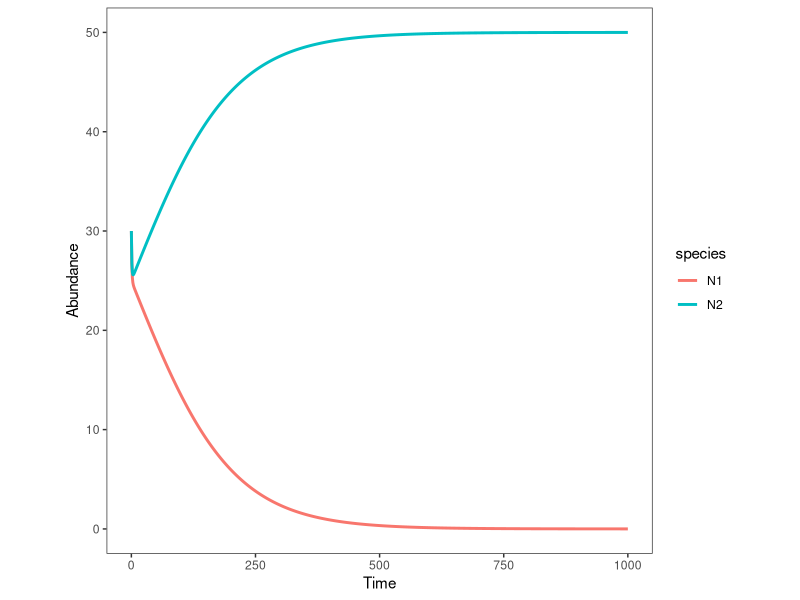
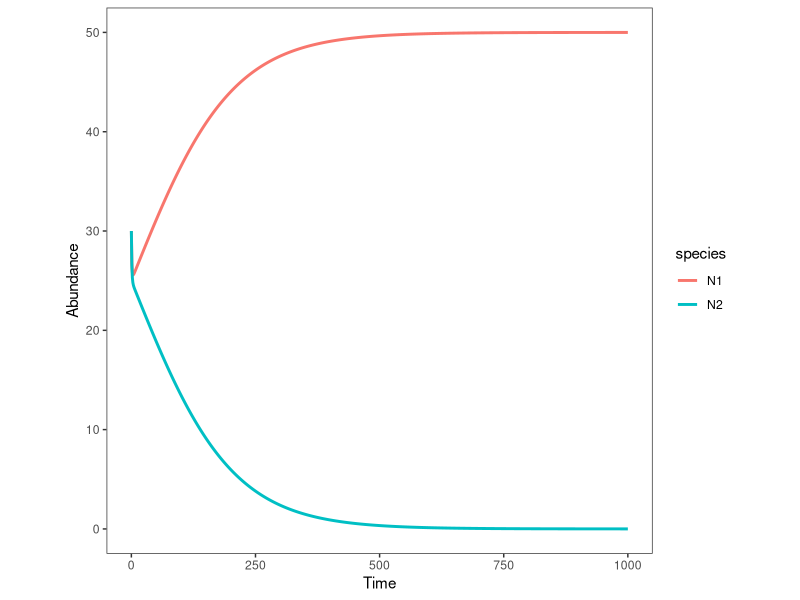
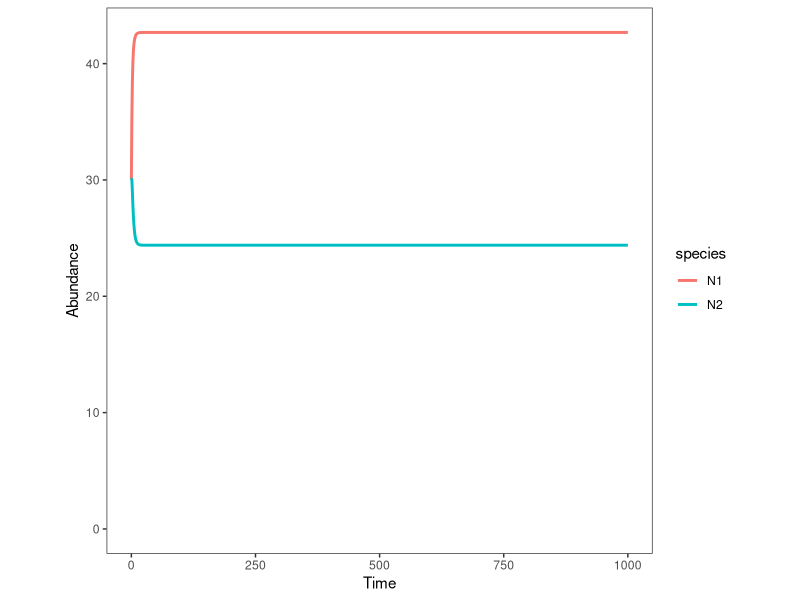
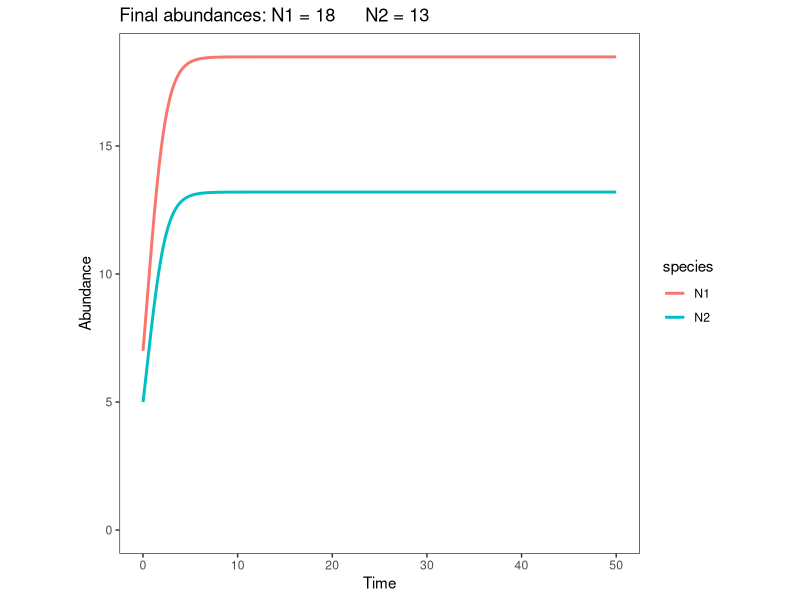
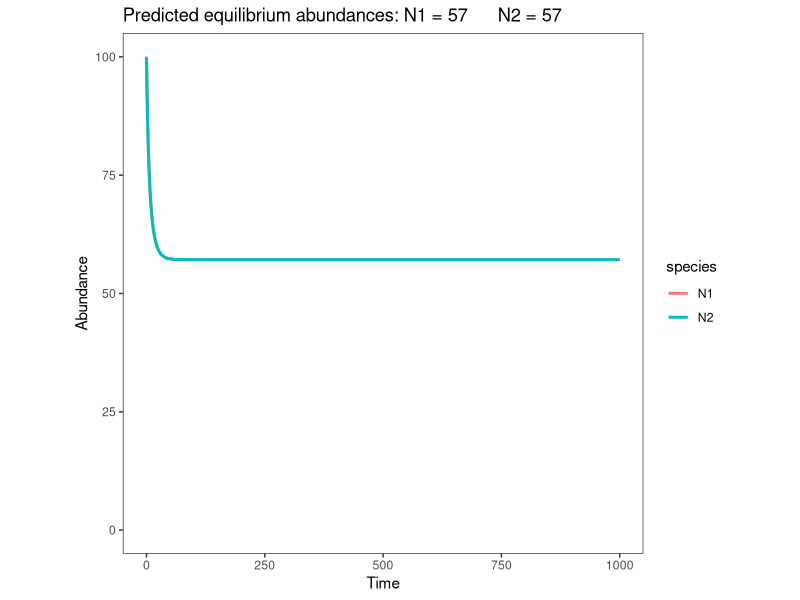
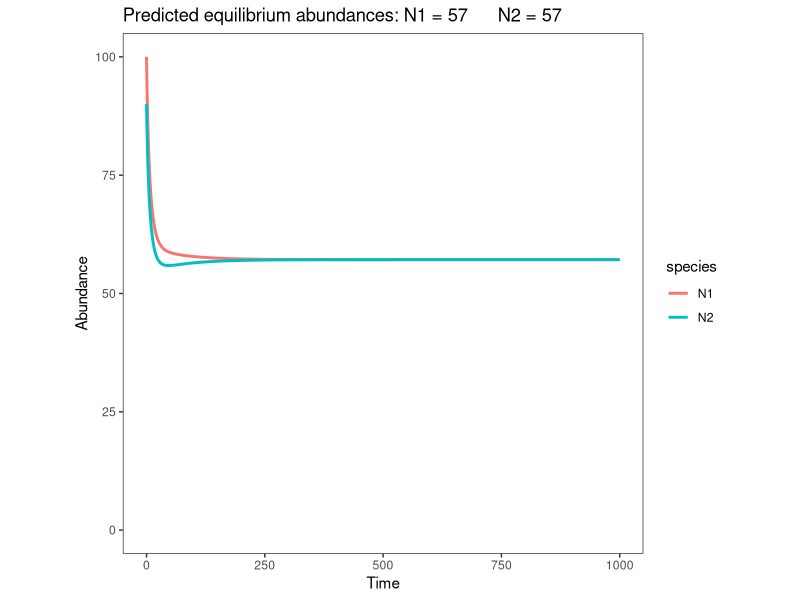
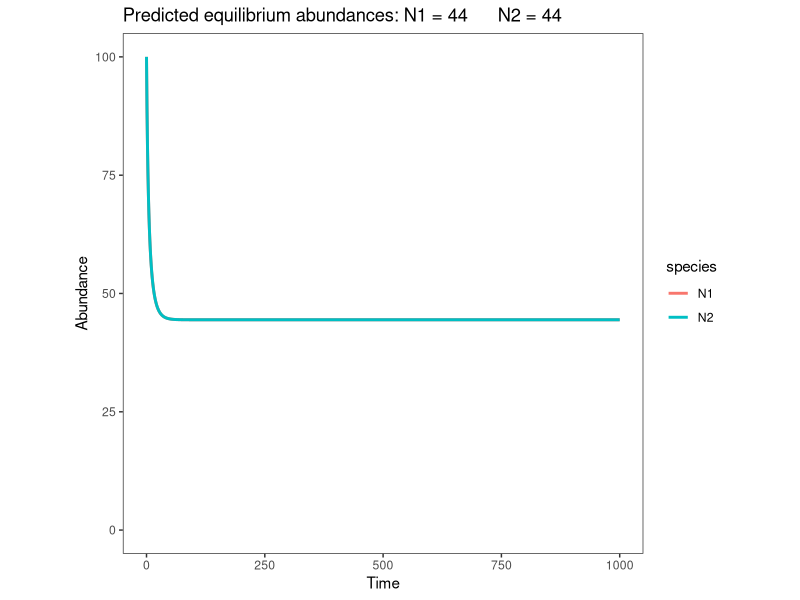
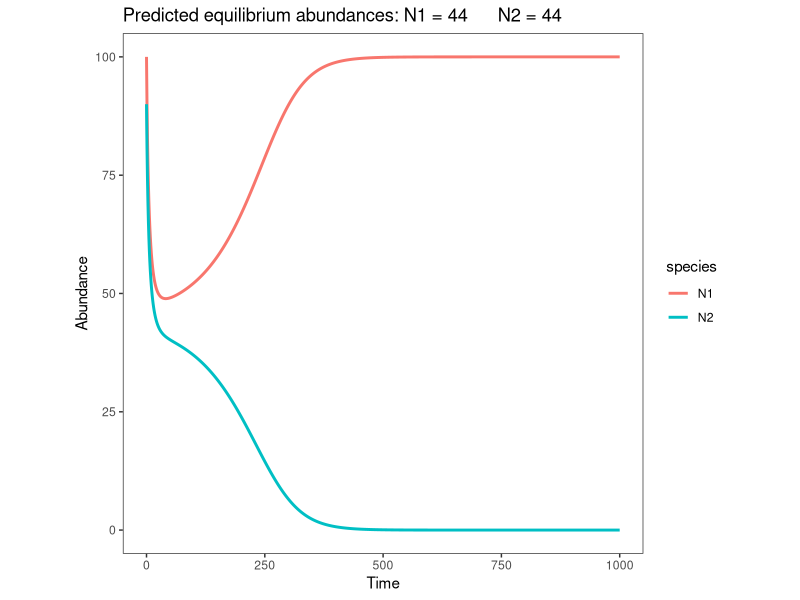

Source code (R) for these figures, in order:
## ---- chunk 1
knitr::opts_chunk$set(echo = TRUE, error = TRUE)

# don't forget to copy/paste here all of the libraries required for this week's lab
library(tidyverse)
library(gridExtra) ## for plotting function grid.arrange()
library(deSolve) ## for predator-prey-resource ODE model
library(magrittr) ## for pipe symbol %<>%
library(knitr) ## for table-viewing function kable()

theme_set(theme_bw())
theme_update(
  panel.grid = element_blank(),
  aspect.ratio = 1
)
## ---- chunk 2
LV_Model = 
  function(
    initial_N,
    intrinsic_growth_rate,
    carrying_capacity,
    competition_coefficient,
    final_time,
    time_step
  ){
      LV = 
        function(t, state, parameters){
           with(as.list(c(state, parameters)), {
             N = c(N1, N2)
             dNdt = as.numeric(r * N * (1 - A %*% N / K))
             list(c(dNdt[1], dNdt[2]))
           })
          }
      
      times = seq(0, final_time, by = time_step)
      
      parameters = 
        list(
          r = intrinsic_growth_rate,
          K = carrying_capacity,
          A = 
            matrix(
              c(1, competition_coefficient[1], competition_coefficient[2], 1), 
              byrow = TRUE, 
              nrow = 2
            )
        )
      
      state = c(N1 = initial_N[1], N2 = initial_N[2])
      
      out = ode(y = state, times = times, func = LV, parms = parameters)
      
      return(
        list(
          parameters = 
            list(
              intrinsic_growth_rate, 
              carrying_capacity, 
              competition_coefficient
            ),
          initial_conditions = initial_N,
          state = out
        )
      )
   }

Plot_LV = 
  function(model){
    as.data.frame(model$state) |>
    pivot_longer(-time, names_to = 'species', values_to = 'N') |>
    ggplot(aes(time, N, group = species, color = species)) +
    geom_line(size = 1) +
    expand_limits(y = 0) +
    labs(
      x = 'Time',
      y = 'Abundance'
    )
  }
## ---- chunk 3
model = 
  LV_Model(
    initial_N = c(30, 30), 
    intrinsic_growth_rate = c(1, 1), 
    carrying_capacity = c(50, 50), 
    competition_coefficient = c(1.01, 1/1.01), 
    final_time = 1000, 
    time_step = 1
  )

# plot results
Plot_LV(model)
## ---- chunk 4
model = 
  LV_Model(
    initial_N = c(30, 30), 
    intrinsic_growth_rate = c(1, 1), 
    carrying_capacity = c(50, 50), 
    competition_coefficient = c(1/1.01, 1.01), 
    final_time = 1000, 
    time_step = 1
  )

# plot results
Plot_LV(model)
## ---- chunk 5
model = 
  LV_Model(
    initial_N = c(30, 30), 
    intrinsic_growth_rate = c(1, 1), 
    carrying_capacity = c(50, 50), 
    competition_coefficient = c(0.3, 0.6), 
    final_time = 1000, 
    time_step = 1
  )

# plot results
Plot_LV(model)
## ---- chunk 6
initial_N1 = 7
initial_N2 = 5
r1 = 1
r2 = 1
K2 = 30
alpha_12 = 1.1
alpha_21 = 1/alpha_12
K1 = alpha_12 * K2

# call the Lotka-Volterra model 
model = 
  LV_Model(
    initial_N = c(initial_N1, initial_N2), 
    intrinsic_growth_rate = c(r1, r2), 
    carrying_capacity = c(K1, K2), 
    competition_coefficient = c(alpha_12, alpha_21), 
    final_time = 50, 
    time_step = .1
  )

N1_final = model$state[nrow(model$state), 2]
N2_final = model$state[nrow(model$state), 3]

# plot results
Plot_LV(model) +
  ggtitle(paste('Final abundances: N1 =', round(N1_final), '     N2 =', round(N2_final)))
## ---- chunk 7
## set parameter values
r = 0.1
K1 = 100
K2 = 100
alpha12 = 0.75
alpha21 = 0.75

## calculate predicted equilibrium abundances
N1_equil = (K1 - alpha12 * K2) / (1 - alpha12 * alpha21)
N2_equil = (K2 - alpha21 * K1) / (1 - alpha12 * alpha21)

## call the Lotka-Volterra model 
model = 
  LV_Model(
    initial_N = c(100, 100), 
    intrinsic_growth_rate = c(r, r), 
    carrying_capacity = c(K1, K2), 
    competition_coefficient = c(alpha12, alpha21), 
    final_time = 1000, 
    time_step = 1
  )

## plot results, adding horizontal dashed lines marking the predicted equilibrium abundances
Plot_LV(model) +
  ggtitle(paste('Predicted equilibrium abundances: N1 =', round(N1_equil), '     N2 =', round(N2_equil)))

model = 
  LV_Model(
    initial_N = c(100, 90), 
    intrinsic_growth_rate = c(r, r), 
    carrying_capacity = c(K1, K2), 
    competition_coefficient = c(alpha12, alpha21), 
    final_time = 1000, 
    time_step = 1
  )

## plot results, adding horizontal dashed lines marking the predicted equilibrium abundances
Plot_LV(model) +
  ggtitle(paste('Predicted equilibrium abundances: N1 =', round(N1_equil), '     N2 =', round(N2_equil)))


## set parameter values
r = 0.1
K1 = 100
K2 = 100
alpha12 = 1.25
alpha21 = 1.25

## calculate predicted equilibrium abundances
N1_equil = (K1 - alpha12 * K2) / (1 - alpha12 * alpha21)
N2_equil = (K2 - alpha21 * K1) / (1 - alpha12 * alpha21)

## call the Lotka-Volterra model 
model = 
  LV_Model(
    initial_N = c(100, 100), 
    intrinsic_growth_rate = c(r, r), 
    carrying_capacity = c(K1, K2), 
    competition_coefficient = c(alpha12, alpha21), 
    final_time = 1000, 
    time_step = 1
  )

## plot results, adding horizontal dashed lines marking the predicted equilibrium abundances
Plot_LV(model) +
  ggtitle(paste('Predicted equilibrium abundances: N1 =', round(N1_equil), '     N2 =', round(N2_equil)))

## call the Lotka-Volterra model 
model = 
  LV_Model(
    initial_N = c(100, 90), 
    intrinsic_growth_rate = c(r, r), 
    carrying_capacity = c(K1, K2), 
    competition_coefficient = c(alpha12, alpha21), 
    final_time = 1000, 
    time_step = 1
  )

## plot results, adding horizontal dashed lines marking the predicted equilibrium abundances
Plot_LV(model) +
  ggtitle(paste('Predicted equilibrium abundances: N1 =', round(N1_equil), '     N2 =', round(N2_equil)))
